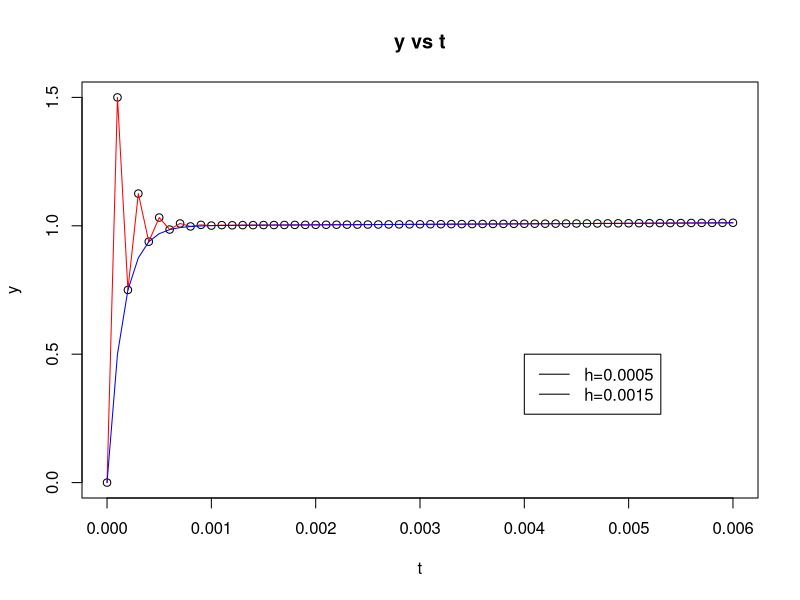
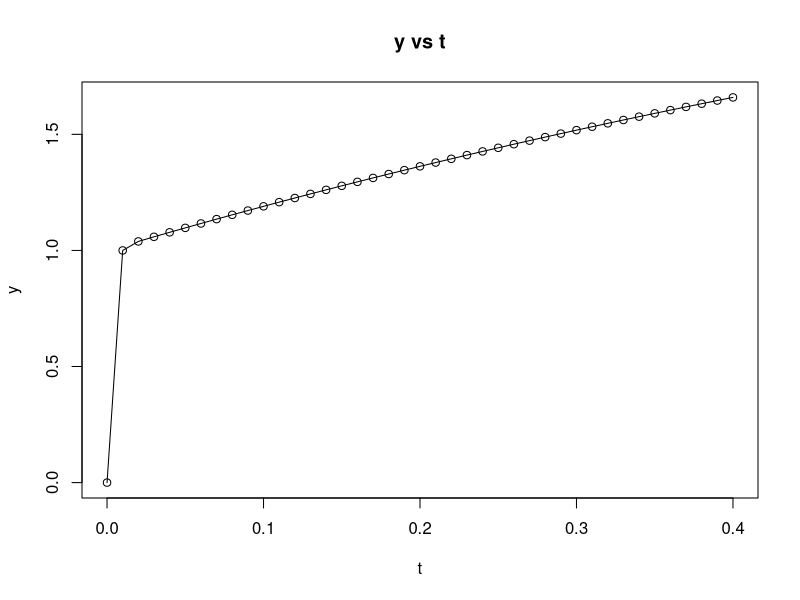

Write the R code that produced these figures, in order.
f <- function(t,y) {
  -1000*y+3000-2000*exp(-t)
}

y0=0
#explicit euler
h1=0.0005
y1 = matrix(0,60)
y1[1]=y0
count=2
t=seq(0,0.006,0.0001)
for (i in seq(0,0.0059,0.0001)){
  y1[count]=y1[count-1]+f(i,y1[count-1])*h1
  count=count+1
}
h2=0.0015
y2 = matrix(0,60)
y2[1]=y0
count=2
t=seq(0,0.006,0.0001)
for (i in seq(0,0.0059,0.0001)){
  y2[count]=y2[count-1]+f(i,y2[count-1])*h2
  count=count+1
}
plot(t,y2,main = "y vs t",xlab = "t",ylab = "y")
lines(t,y2,col="red")
lines(t,y1,col = "blue")
legend(x = 0.004,y = 0.5,legend = c("h=0.0005","h=0.0015"),lty = c(1,1))

#implicit order
h3=0.05
y3 = matrix(0,39)
y3[1]=y0
count=2;
t=seq(0,0.4,0.01)
for (j in seq(0,0.39,0.01)){
  y3[count]=(y3[count-1]+3000*h3-2000*h3*exp(-(j+0.01)))/(1+1000*h3)
  count=count+1
}
plot(t,y3,main = "y vs t",xlab = "t",ylab = "y")
lines(t,y3)
